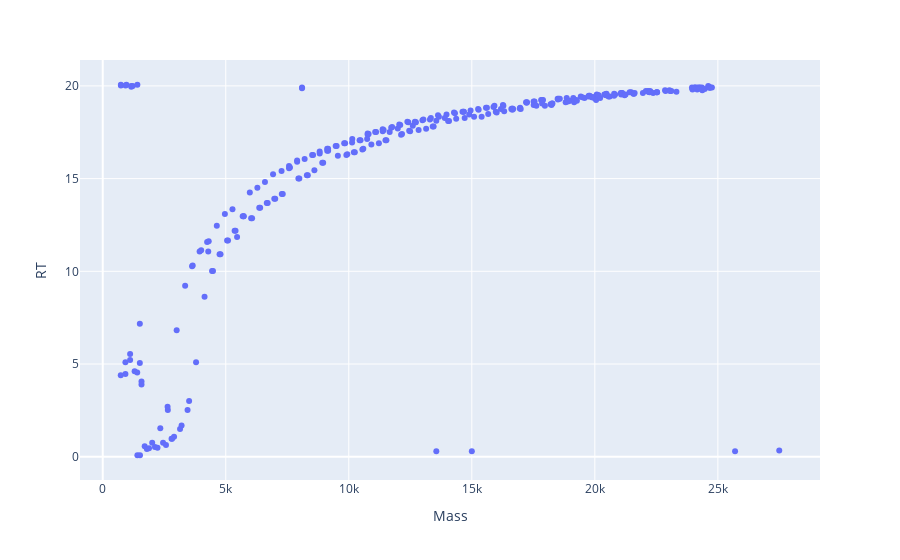
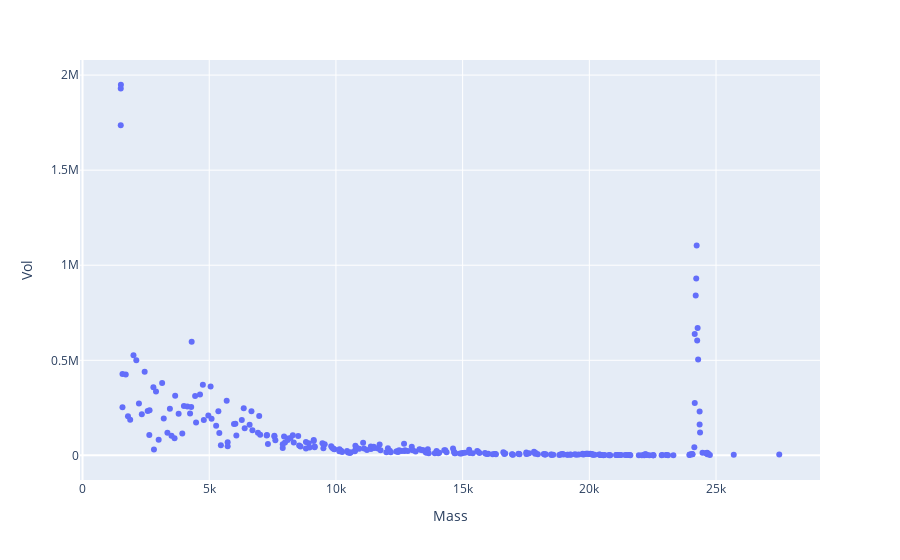

Source (notebook cell) for these figures, in order:
### Code cell
df_top = local_top(df_src, top=3)
# plotly_zones(df_src, df_top, y='RT')
plotly_zone(df_top)
plotly_zone(df_top[df_top.Mass>1500], y='Vol')

### Figure 1 — Plotly figure (JSON) as saved in the notebook; plotly's stock layout.template omitted (floating-point values rounded to 4 significant figures; data arrays with more than 128 entries replaced by an {"elided": "..."} marker saying what was removed)
{"data": [{"hovertemplate": "Mass=%{x}<br>RT=%{y}<extra></extra>", "legendgroup": "", "marker": {"color": "#636efa", "symbol": "circle"}, "mode": "markers", "name": "", "orientation": "v", "showlegend": false, "type": "scatter", "x": {"elided": "308 float values"}, "xaxis": "x", "y": {"elided": "308 float values"}, "yaxis": "y"}], "layout": {"legend": {"tracegroupgap": 0}, "margin": {"t": 60}, "xaxis": {"anchor": "y", "domain": [0, 1], "title": {"text": "Mass"}}, "yaxis": {"anchor": "x", "domain": [0, 1], "title": {"text": "RT"}}}}

### Figure 2 — Plotly figure (JSON) as saved in the notebook; plotly's stock layout.template omitted (floating-point values rounded to 4 significant figures; data arrays with more than 128 entries replaced by an {"elided": "..."} marker saying what was removed)
{"data": [{"hovertemplate": "Mass=%{x}<br>Vol=%{y}<extra></extra>", "legendgroup": "", "marker": {"color": "#636efa", "symbol": "circle"}, "mode": "markers", "name": "", "orientation": "v", "showlegend": false, "type": "scatter", "x": {"elided": "292 float values"}, "xaxis": "x", "y": {"elided": "292 float values"}, "yaxis": "y"}], "layout": {"legend": {"tracegroupgap": 0}, "margin": {"t": 60}, "xaxis": {"anchor": "y", "domain": [0, 1], "title": {"text": "Mass"}}, "yaxis": {"anchor": "x", "domain": [0, 1], "title": {"text": "Vol"}}}}
